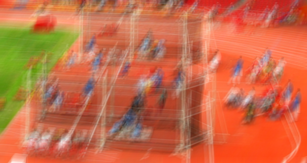
%> input picture hai_deblur_test1/image/test1_blur.png, 307 x 163 px
$ octave demo.m   (GNU Octave 9; MATLAB toolbox functions it lacks are replaced by stand-ins)
%> lines starting %> are read from the running program, lines starting %| are printed output that depends on the picture
### hai_deblur_test1/resizeKer.m
function k=resizeKer(k,ret,k1,k2)
%%
% levin's code
k=imresize(k,ret);
k=max(k,0);
k=fixsize(k,k1,k2);
if max(k(:))>0
    k=k/sum(k(:));
end
end
%%
function nf=fixsize(f,nk1,nk2)
[k1,k2]=size(f);

while((k1~=nk1)|(k2~=nk2))

    if (k1>nk1)
        s=sum(f,2);
        if (s(1)<s(end))
            f=f(2:end,:);
        else
            f=f(1:end-1,:);
        end
    end

    if (k1<nk1)
        s=sum(f,2);
        if (s(1)<s(end))
            tf=zeros(k1+1,size(f,2));
            tf(1:k1,:)=f;
            f=tf;
        else
            tf=zeros(k1+1,size(f,2));
            tf(2:k1+1,:)=f;
            f=tf;
        end
    end

    if (k2>nk2)
        s=sum(f,1);
        if (s(1)<s(end))
            f=f(:,2:end);
        else
            f=f(:,1:end-1);
        end
    end

    if (k2<nk2)
        s=sum(f,1);
        if (s(1)<s(end))
            tf=zeros(size(f,1),k2+1);
            tf(:,1:k2)=f;
            f=tf;
        else
            tf=zeros(size(f,1),k2+1);
            tf(:,2:k2+1)=f;
            f=tf;
        end
    end


    [k1,k2]=size(f);

end

nf=f;
end

### 14_icme_motion_blur_kernel_pan/downSmpImC.m
function sI=downSmpImC(I,ret);
% refer to Levin's code
if (ret==1)
    sI=I;
    return
end


sig=1/pi*ret;

g0=[-50:50]*2*pi;
sf=exp(-0.5*g0.^2*sig^2);
sf=sf/sum(sf);
csf=cumsum(sf);
csf=min(csf,csf(end:-1:1));
ii=find(csf>0.05);

sf=sf(ii);
sum(sf);

I=conv2(sf,sf',I,'valid');

[gx,gy]=meshgrid([1:1/ret:size(I,2)],[1:1/ret:size(I,1)]);

sI=interp2(I,gx,gy,'bilinear');

### 14_icme_motion_blur_kernel_pan/gradient_confidence_full.m
function r = gradient_confidence_full(B,d)
% created by Jinshan Pan
% Reference:
% CVPR 2012:Kernel Estimation from Salient Structure for Robust Motion Deblurring

if (size(B,3) ==3)
    B0 = rgb2gray(B);
else
    B0 = B;
end
border = (d-1)/2;
B0 = double(B0);
y_padded = padarray(B0, [border border], 'symmetric', 'both');
B_X = conv2(y_padded,  [-1,1;0,0], 'same'); % vertical edges
B_Y = conv2(y_padded, [-1,0;1,0], 'same'); % horizontal edges
B_mag = sqrt(B_X.^2 + B_Y.^2); % gradient magnitude
B_X_block_sum = boxfilter(B_X, border);
B_Y_block_sum = boxfilter(B_Y, border);
B_mag_sum = boxfilter(B_mag, border);
r = sqrt(B_X_block_sum.^2 + B_Y_block_sum.^2)./(B_mag_sum + 0.5);
%r  = r (border+1:end-border, border+1:end-border);
r  = r (1:end-2*border, 1:end-2*border);
end
%% subfunction
function imDst = boxfilter(imSrc, r)

%   BOXFILTER   O(1) time box filtering using cumulative sum

[hei, wid] = size(imSrc);
imDst = zeros(size(imSrc));

%cumulative sum over Y axis
imCum = cumsum(imSrc, 1);
%difference over Y axis
imDst(1:r+1, :) = imCum(1+r:2*r+1, :);
imDst(r+2:hei-r, :) = imCum(2*r+2:hei, :) - imCum(1:hei-2*r-1, :);
imDst(hei-r+1:hei, :) = repmat(imCum(hei, :), [r, 1]) - imCum(hei-2*r:hei-r-1, :);

%cumulative sum over X axis
imCum = cumsum(imDst, 2);
%difference over Y axis
imDst(:, 1:r+1) = imCum(:, 1+r:2*r+1);
imDst(:, r+2:wid-r) = imCum(:, 2*r+2:wid) - imCum(:, 1:wid-2*r-1);
imDst(:, wid-r+1:wid) = repmat(imCum(:, wid), [1, r]) - imCum(:, wid-2*r:wid-r-1);
end

### hai_deblur_test1/deconv_main.m
function [kernel, latent] = deconv_main(B, ori_B, lambda_kernel, lambda_smooth,...
    lambda_texture, window_size, k1, k2, lambda_kernel_smooth, display)
%%
%%   Parameters:
%   B: Blurred image (grayscale).
%   ori_B: Original input image.
%   lambda_kernel: Weight for the kernel
%   lambda_kernel: Weight for the image
%   lambda_texture: Weight in equation (3)
%   window_size: The patch size defined in equation (4)
%   k1, k2: The kernel size
%   lambda_kernel_smooth: Weight for l0 norm in equation (10)
%   display: (1/0): display the intermediate results
%
%   The Code is created based on the method described in the following paper
%   [1] Jinshan Pan, Risheng Liu, Zhixun Su, and Xianfeng Gu,
%        Kernel estimation from salient structure for robust motion deblurring,
%        Signal Processing: Image Communication, 2013
%
%   The code and the algorithm are for non-comercial use only.
%   Author: Jinshan Pan (jspan@mail.dlut.edu.cn)
%   Date  : 03/27/2013
%   Copyright 2013, Dalian University of Technology.

ret = sqrt(0.5);
 %%initialize the kernel
kernel = zeros(k1,k2);
maxitr=max(floor(log(5/min(k1,k2))/log(ret)),0);

thresholdR = 1;
thresholdS = 2;


% B=imgaussfilt(B,1.6);

retv=ret.^[0:maxitr];

k1list=ceil(k1*retv);
k1list=k1list+(mod(k1list,2)==0);
k2list=ceil(k2*retv);
k2list=k2list+(mod(k2list,2)==0);

cret=retv(end);
kernel=resizeKer(kernel,cret,k1list(end),k2list(end));
% parameters
dt=1; h=1;
iter=100;      % iterations

% [6 lines of commented-out code are left out]

  tic
  for itr=maxitr+1:-1:1
      cret=retv(itr);
      Bp=downSmpImC(B,cret);
      if itr == maxitr+1
          I = Bp;
      else
          I = imresize(I, size(Bp) , 'bicubic');%%%%%%%
      end


      r = gradient_confidence_full(Bp,window_size);

      Bx = conv2(Bp, [-1,1;0,0], 'valid'); %vertical edges
      By = conv2(Bp, [-1,0;1,0], 'valid');

      %For each level
      i=1;
      while i<=5
          % evolution

          structure= shock(I,iter,dt,h,'org');

          %%%%%%%%%%%compute the gradient of I

          I_x = conv2(structure, [-1,1;0,0], 'valid'); %vertical edges
          I_y = conv2(structure, [-1,0;1,0], 'valid'); % horizontal edges
          I_mag = sqrt(I_x.^2+I_y.^2);

          [r1,c1]=size(I_x);
          MaskR = heaviside_function(r(1:r1,1:c1), thresholdR);
          I_x = I_x.*heaviside_function(MaskR.*I_mag,thresholdS);
          I_y = I_y.*heaviside_function(MaskR.*I_mag,thresholdS);

          %exclude the edge
          I_x(1:2,:) =0;I_x(end-1:end,:) = 0;I_x(:,1:2) =0;I_x(:,end-1:end) = 0;
          I_y(1:2,:) =0;I_y(end-1:end,:) = 0;I_y(:,1:2) =0;I_y(:,end-1:end) = 0;

          if (any(I_x(:))==0) || (any(I_y(:))==0)
              thresholdR = thresholdR/1.1;
              thresholdS = thresholdS/1.1;
              continue;
          end
          tic
          kernel=estimate_psf(Bx, By, I_x, I_y, 2, size(kernel));
          toc
         %% center the kernel
          kernel = adjust_psf_center(kernel);
          kernel(kernel(:)<0) = 0;
          kernel = kernel./sum(kernel(:));

          lambda_pixel = 4e-3;
          lambda_grad = 4e-4;
%           I = deconv_ansio_L1(Bp,kernel,lambda_smooth,100);
%           I = L0Deblur_whole(Bp, kernel, lambda_pixel, lambda_grad, 2.0);
          tic
          I = L0Restoration(Bp, kernel, lambda_grad, 2.0);
          toc
          I(I<0) = 0;
          I(I>1) = 1;

          fprintf('%d iterations of pyramid %d is done\n', i, itr);
          %% for test
          if display==1
              figure(1);subplot(221); imshow(Bp,[]);title('Input')
              subplot(222);imshow(structure,[]);title('structure')
              subplot(223); imshow(I,[]); title('deblurring image');
              subplot(224); imshow(fliplr(flipud(kernel)),[]); title('kernel');
          end
          dt = dt/1.1;
          lambda_texture = lambda_texture/1.1;


          thresholdR = thresholdR/1.1;
          thresholdS = thresholdS/1.1;
          i=i+1;
      end

      if (itr>1)
          kernel=resizeKer(kernel,1/ret,k1list(itr-1),k2list(itr-1));
%           kernel = adjust_psf_center(kernel);
%           kernel(kernel<0) = 0;
%           kernel = kernel./sum(kernel(:));
      end

  end
  toc
kernel = kernel/sum(kernel(:));
latent = [];

 %% kernel refine
%
% %%%%get epsilon_s
% % threshold for epsilon_s
% [width,height] = size(kernel);
% k = kernel;
%
% % threshD = norm(kernel,inf)/(2*width*it);
%
% sorted_k = sort(k(:));
% nonzero_index = find(sorted_k>0);
% first_nonzero_index = nonzero_index(1);
%
% diff_sorted_k = diff(sorted_k);
%
% for it=1:8
%
% threshD = 7*norm(k,inf)/(2*width*height*it);
% all_index = find(diff_sorted_k(first_nonzero_index:end)>threshD);
%
% if isempty(all_index)
%    continue;
% end
%
% epsilon_s = sorted_k(all_index(1)+first_nonzero_index);
%
% mask_s = heaviside_function(k,epsilon_s);
% mask_s_ = ~mask_s;
%
% s = mask_s .* k;
% s_ = mask_s_ .* k;
%
% % set up options for the kernel estimation
% if it==1
%     k_prev = k;
% else
%     k_prev = k_out;
% end
%
% figure,imagesc(s);
% figure,imagesc(s_);
%
% k_out = psf_refine_irls(Bx, By, I_x, I_y, k_prev, s_, 2, size(kernel));
% % figure,imagesc(k_out);
% % k = adjust_psf_center(k);
% % k(k(:)<0) = 0;
% % k = k./sum(k(:));
% epsilon_k = norm(k_out-k_prev)/norm(k_prev)
%
% end
%
% kernel = k_out;
%% final deblur
fprintf('image deblurring...\n');
opts.nb_lambda = 3000;
opts.nb_alpha = 1.0;
bhs = floor(size(kernel,1)/2);
tic
for c= 1:size(ori_B,3)
    ypad = padarray(ori_B(:, :, c), [1 1] * bhs, 'replicate', 'both');
    tmp = fast_deconv_bregman(ypad, kernel, opts.nb_lambda, opts.nb_alpha);
    latent(:, :, c) = tmp(bhs + 1 : end - bhs, bhs + 1 : end - bhs);
%     latent(:,:,c) = deconvSps(ori_B(:,:,c),kernel,0.003,100);
    %% using the edge preserveing model
%      latent(:,:,c) = deconvSps_adaptive_L1(ori_B(:,:,c),kernel,0.003,200,structure);
end
toc

### hai_deblur_test1/demo.m
clc;
clear;
close all;
addpath(genpath('image'));
%parameter setting
lambda_kernel = 0.01;% 0.01
lambda_smooth = 0.005;%
lambda_texture = 1;
window_size = 45;
lambda_kernel_smooth = 1e-5; %(Adjustable, typically 1e-5, 1e-4, 1e-3)
% if the kernel contains obvious noise, large value may help (e.g., for test1_blur.png (1e-3))
display = 1;
%%%%%%%%%%%%%%%%%%%%%%%%%%%%%%%%%%%%%%%%%%%%%%%%%%%%%%
% %% example 1
% filename = 'image/structure.bmp';
filename = 'image/test1_blur.png';
kernel_sizeh = 45; kernel_sizew = 45;
% kernel_sizeh = 35; kernel_sizew = 35;

lambda_kernel_smooth = 1e-5;
% [37 lines of commented-out code are left out]
y = imread(filename);
%> y is the input picture: size 163x307x3 uint8; mean R, G, B 199.3, 109, 73
if size(y,3)==3
    y_gray = rgb2gray(y);
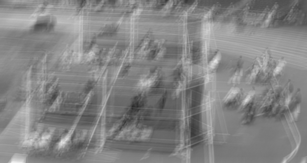
%> y_gray: size 163x307 uint8; min 43, max 241, mean 131.9
    y_gray = double(y_gray)/255;
%> y_gray: size 163x307 double
else
    y_gray = double(y)/255;
end
ori_B =  im2double(y);
[kernel, inter_latent] = deconv_main(y_gray, ori_B, lambda_kernel, lambda_smooth,...
    lambda_texture, window_size, kernel_sizeh, kernel_sizew, ...
    lambda_kernel_smooth, display);
%> the loop in deconv_main, `for itr=maxitr+1:-1:1` made 1 pass
%> pass 1, in downSmpImC, `I=conv2(sf,sf',I,'valid');`:
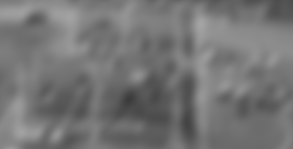
%> I: size 149x293 double; min 0.238, max 0.645, mean 0.459
%> pass 1, in gradient_confidence_full, `y_padded = padarray(B0, [border border], 'symmetric', 'both');`:
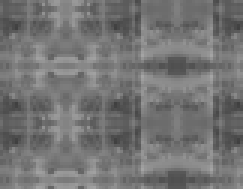
%> y_padded: size 63x81 double (shown 3 times larger); min 0.252, max 0.645, mean 0.455
%> pass 1, in gradient_confidence_full, `B_X = conv2(y_padded,  [-1,1;0,0], 'same');`:
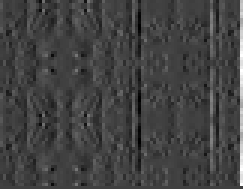
%> B_X: size 63x81 double (shown 3 times larger); min -0.192, max 0.564, mean 0.00498; drawn with min black and max white
%> pass 1, in gradient_confidence_full, `B_Y = conv2(y_padded, [-1,0;1,0], 'same');`:
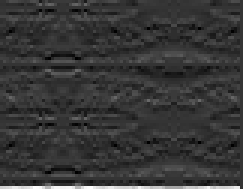
%> B_Y: size 63x81 double (shown 3 times larger); min -0.164, max 0.633, mean 0.00707; drawn with min black and max white
%> the run ends on the next line

$ run again, with hai_deblur_test1/image/structure.bmp saved as hai_deblur_test1/image/test1_blur.png
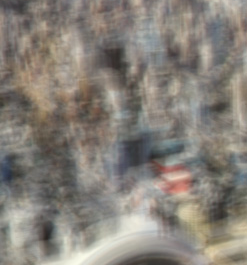
%> input picture hai_deblur_test1/image/structure.bmp, 247 x 265 px
%> y is the input picture: size 265x247x3 uint8; mean R, G, B 134.3, 128.6, 120.8
%> the loop in deconv_main, `for itr=maxitr+1:-1:1` made 1 pass
%> pass 1, in gradient_confidence_full, `y_padded = padarray(B0, [border border], 'symmetric', 'both');`:
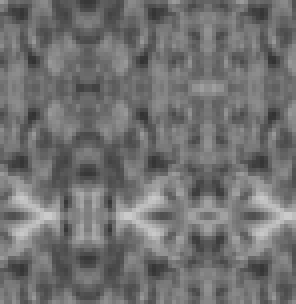
%> y_padded: size 76x74 double (shown 4 times larger); min 0.204, max 0.795, mean 0.444
%> pass 1, in gradient_confidence_full, `B_X = conv2(y_padded,  [-1,1;0,0], 'same');`:
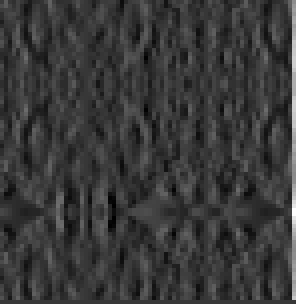
%> B_X: size 76x74 double (shown 4 times larger); min -0.208, max 0.748, mean 0.00603; drawn with min black and max white
